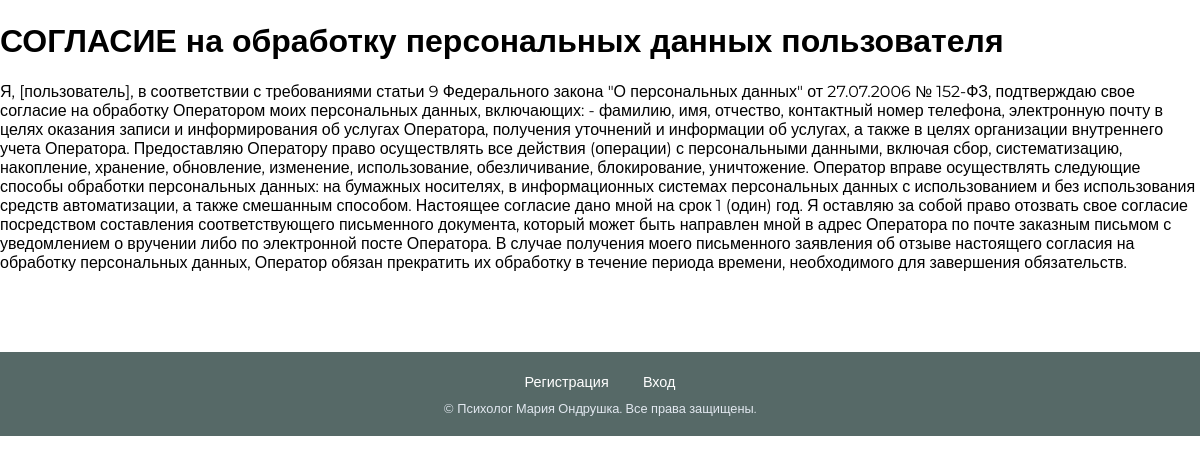
Page /consent/ on the committed database.
### pages/models.py (models this page shows, shortened)
class ConsentForm(models.Model):
    title = models.CharField(max_length=200, verbose_name='Название')
    content = models.TextField(verbose_name='Содержание')
    class Meta:
        verbose_name = 'Форма согласия'
        verbose_name_plural = 'Формы согласия'

### pages/views.py (the view)
# urls.py: path('consent/', views.consent_form, name='consent'),
def consent_form(request):
    consent = ConsentForm.objects.last()
    return render(request, 'pages/consent.html', {'consent': consent})

### pages/templates/pages/consent.html (shortened to what this page needs)
{% extends "pages/base.html" %}
{% load static %}
{% block content %}
<div class="document-page">
    <h1>{{ consent.title }}</h1>
    <div class="document-content">
        {{ consent.content|linebreaks }}
    </div>
</div>
{% endblock %}

### pages/static/pages/style.css (style rules this page uses)
body { font-family: 'Montserrat', sans-serif; margin: 0; padding: 0; }
html { scroll-behavior: smooth; }

### rows in the picture
ConsentForm: title "СОГЛАСИЕ на обработку персональных данных пользователя", content "Я, [пользователь], в соответствии с требованиями статьи 9 Федерального закона \"О персональных данных\" от 27.07.2006 № 152-ФЗ, подтверждаю свое согласие на обработку Оператором моих персональных данных, включающих: - фамилию, имя, отчество, контактный номер телефона, электронную почту в целях оказания записи и информирования об услугах Оператора, получения уточнений и информации об услугах, а также в целях организации внутреннего учета Оператора. Предоставляю Оператору право осуществлять все действия (операции) с персональными данными, включая сбор, систематизацию, накопление, хранение, обновление, изменение, использование, обезличивание, блокирование, уничтожение. Оператор вправе…"
